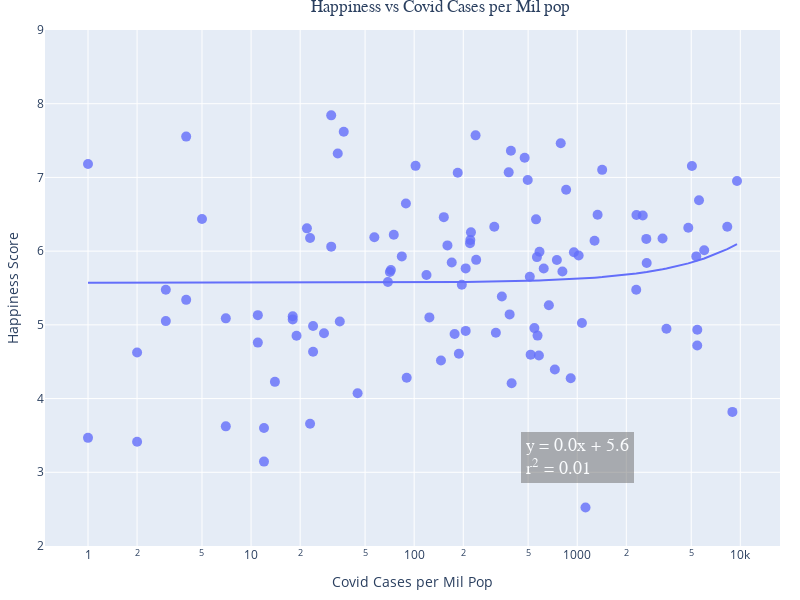

This figure's notebook cell:
### Code cell
# Covid and happiness
for index, row in final_covid_data.iterrows():
    if (final_covid_data.loc[index, "Covid Cases per Mil Pop"] == 0):
        final_covid_data.loc[index, "Covid Cases per Mil Pop"] = np.nan

test = final_covid_data.dropna(axis=0)
  
test["Covid Cases per Mil Pop"].astype(float)
test["Covid Cases per Mil Pop"].dtype
#Scatter plot with linear regression
fig = px.scatter(test, y="Happiness Score", x="Covid Cases per Mil Pop",  
                 hover_name="Country", trendline="ols", range_y=(2,9), log_x=True,
                 width=800, height=600)
                 

# Get results from linear regression 
model = px.get_trendline_results(fig)
results = model.iloc[0]["px_fit_results"]
alpha = round(results.params[0],1)
beta = round(results.params[1],1)
r_squared = results.rsquared

# Create text for regression paramaters
line1 = 'y = ' + str(beta) + 'x' + ' + ' + str(alpha) 
line2 = 'r<sup>2</sup> = ' + str(round(r_squared, 3))
summary = line1 + '<br>' + line2 

# Add to the plot
fig.add_annotation(x=3, y=3.2, xref="x", yref="y", text=summary,
                   font=dict(family="Courier New, monospace", size=18, color="#ffffff"),
                   showarrow=False, align="left",
                   borderwidth=2, borderpad=4, bgcolor="rgba(100,100,100, 0.6)",
                   opacity=0.8)

# Format titles and axes
fig.update_layout(margin=dict(l=20, r=20, t=30, b=20), title_font_family="Arial", 
                  title={'text': "Happiness vs Covid Cases per Mil pop", 'y':1, 'x':0.55, 'xanchor': 'center', 'yanchor': 'top'})
fig.update_yaxes(title="Happiness Score", showgrid=True)
fig.update_xaxes(title="Covid Cases per Mil Pop", showgrid=True)
fig.update_traces(marker=dict(size=10, opacity=0.8), selector=dict(mode='markers')) # formatting of dots
fig.show()

### Figure 1 — Plotly figure (JSON) as saved in the notebook; plotly's stock layout.template omitted (floating-point values rounded to 4 significant figures)
{"data": [{"hovertemplate": "<b>%{hovertext}</b><br><br>Covid Cases per Mil Pop=%{x}<br>Happiness Score=%{y}<extra></extra>", "hovertext": ["Finland", "Denmark", "Switzerland", "Iceland", "Netherlands", "Sweden", "Luxembourg", "Austria", "Australia", "Israel", "Germany", "Canada", "Costa Rica", "United Kingdom", "Czech Republic", "United States", "Belgium", "France", "Bahrain", "Saudi Arabia", "Spain", "Italy", "Slovenia", "Guatemala", "Uruguay", "Slovakia", "Brazil", "Mexico", "Jamaica", "Lithuania", "Cyprus", "Estonia", "Uzbekistan", "Chile", "Poland", "Kazakhstan", "Romania", "Kuwait", "Serbia", "El Salvador", "Colombia", "Hungary", "Thailand", "Japan", "Argentina", "Portugal", "Honduras", "Croatia", "Philippines", "South Korea", "Peru", "Moldova", "Ecuador", "Kyrgyzstan", "Greece", "Bolivia", "Mongolia", "Paraguay", "Montenegro", "Dominican Republic", "Russia", "Hong Kong S.A.R. of China", "Malaysia", "China", "Bulgaria", "Cameroon", "Senegal", "Albania", "North Macedonia", "Ghana", "Niger", "Gambia", "Benin", "Bangladesh", "Guinea", "South Africa", "Turkey", "Pakistan", "Morocco", "Venezuela", "Algeria", "Ukraine", "Iraq", "Gabon", "Nigeria", "Iran", "Uganda", "Liberia", "Kenya", "Tunisia", "Lebanon", "Palestinian Territories", "Jordan", "Egypt", "Ethiopia", "Mauritania", "Madagascar", "Zambia", "India", "Yemen", "Tanzania", "Malawi", "Botswana", "Rwanda", "Zimbabwe", "Afghanistan"], "legendgroup": "", "marker": {"color": "#636efa", "opacity": 0.8, "size": 10, "symbol": "circle"}, "mode": "markers", "name": "", "orientation": "v", "showlegend": false, "type": "scatter", "x": [31, 37, 238, 4, 792, 392, 34, 476, 1, 102, 5049, 1422, 380, 185, 497, 9543, 855, 5581, 89, 1333, 2308, 2522, 152, 5, 559, 310, 8318, 4798, 22, 223, 75, 57, 23, 3336, 2652, 221, 1277, 220, 160, 31, 6006, 587, 954, 1020, 5370, 84, 566, 240, 750, 170, 2667, 207, 623, 72, 811, 71, 119, 512, 69, 196, 2300, 3, 345, 4, 670, 385, 11, 18, 124, 7, 18, 3, 35, 1069, 24, 546, 3525, 5448, 207, 317, 28, 177, 571, 19, 11, 5443, 24, 2, 188, 518, 582, 146, 729, 90, 912, 14, 396, 45, 8944, 23, 7, 12, 1, 2, 12, 1124], "xaxis": "x", "y": [7.842, 7.62, 7.571, 7.554, 7.464, 7.363, 7.324, 7.268, 7.183, 7.157, 7.155, 7.103, 7.069, 7.064, 6.965, 6.951, 6.834, 6.69, 6.647, 6.494, 6.491, 6.483, 6.461, 6.435, 6.431, 6.331, 6.33, 6.317, 6.309, 6.255, 6.223, 6.189, 6.179, 6.172, 6.166, 6.152, 6.14, 6.106, 6.078, 6.061, 6.012, 5.992, 5.985, 5.94, 5.929, 5.929, 5.919, 5.882, 5.88, 5.845, 5.84, 5.766, 5.764, 5.744, 5.723, 5.716, 5.677, 5.653, 5.581, 5.545, 5.477, 5.477, 5.384, 5.339, 5.266, 5.142, 5.132, 5.117, 5.101, 5.088, 5.074, 5.051, 5.045, 5.025, 4.984, 4.956, 4.948, 4.934, 4.918, 4.892, 4.887, 4.875, 4.854, 4.852, 4.759, 4.721, 4.636, 4.625, 4.607, 4.596, 4.584, 4.517, 4.395, 4.283, 4.275, 4.227, 4.208, 4.073, 3.819, 3.658, 3.623, 3.6, 3.467, 3.415, 3.145, 2.523], "yaxis": "y"}, {"hovertemplate": "<b>OLS trendline</b><br>Happiness Score = 5.4976e-05 * Covid Cases per Mil Pop + 5.57027<br>R<sup>2</sup>=0.009544<br><br>Covid Cases per Mil Pop=%{x}<br>Happiness Score=%{y} <b>(trend)</b><extra></extra>", "legendgroup": "", "marker": {"color": "#636efa", "symbol": "circle"}, "mode": "lines", "name": "", "showlegend": false, "type": "scatter", "x": [1, 1, 2, 2, 3, 3, 4, 4, 5, 7, 7, 11, 11, 12, 12, 14, 18, 18, 19, 22, 23, 23, 24, 24, 28, 31, 31, 34, 35, 37, 45, 57, 69, 71, 72, 75, 84, 89, 90, 102, 119, 124, 146, 152, 160, 170, 177, 185, 188, 196, 207, 207, 220, 221, 223, 238, 240, 310, 317, 345, 380, 385, 392, 396, 476, 497, 512, 518, 546, 559, 566, 571, 582, 587, 623, 670, 729, 750, 792, 811, 855, 912, 954, 1020, 1069, 1124, 1277, 1333, 1422, 2300, 2308, 2522, 2652, 2667, 3336, 3525, 4798, 5049, 5370, 5443, 5448, 5581, 6006, 8318, 8944, 9543], "xaxis": "x", "y": [5.57, 5.57, 5.57, 5.57, 5.57, 5.57, 5.57, 5.57, 5.571, 5.571, 5.571, 5.571, 5.571, 5.571, 5.571, 5.571, 5.571, 5.571, 5.571, 5.571, 5.572, 5.572, 5.572, 5.572, 5.572, 5.572, 5.572, 5.572, 5.572, 5.572, 5.573, 5.573, 5.574, 5.574, 5.574, 5.574, 5.575, 5.575, 5.575, 5.576, 5.577, 5.577, 5.578, 5.579, 5.579, 5.58, 5.58, 5.58, 5.581, 5.581, 5.582, 5.582, 5.582, 5.582, 5.583, 5.583, 5.583, 5.587, 5.588, 5.589, 5.591, 5.591, 5.592, 5.592, 5.596, 5.598, 5.598, 5.599, 5.6, 5.601, 5.601, 5.602, 5.602, 5.603, 5.605, 5.607, 5.61, 5.612, 5.614, 5.615, 5.617, 5.62, 5.623, 5.626, 5.629, 5.632, 5.64, 5.644, 5.648, 5.697, 5.697, 5.709, 5.716, 5.717, 5.754, 5.764, 5.834, 5.848, 5.865, 5.87, 5.87, 5.877, 5.9, 6.028, 6.062, 6.095], "yaxis": "y"}], "layout": {"annotations": [{"align": "left", "bgcolor": "rgba(100,100,100, 0.6)", "borderpad": 4, "borderwidth": 2, "font": {"color": "#ffffff", "family": "Courier New, monospace", "size": 18}, "opacity": 0.8, "showarrow": false, "text": "y = 0.0x + 5.6<br>r<sup>2</sup> = 0.01", "x": 3, "xref": "x", "y": 3.2, "yref": "y"}], "height": 600, "legend": {"tracegroupgap": 0}, "margin": {"b": 20, "l": 20, "r": 20, "t": 30}, "title": {"font": {"family": "Arial"}, "text": "Happiness vs Covid Cases per Mil pop", "x": 0.55, "xanchor": "center", "y": 1, "yanchor": "top"}, "width": 800, "xaxis": {"anchor": "y", "domain": [0, 1], "showgrid": true, "title": {"text": "Covid Cases per Mil Pop"}, "type": "log"}, "yaxis": {"anchor": "x", "domain": [0, 1], "range": [2, 9], "showgrid": true, "title": {"text": "Happiness Score"}}}}
